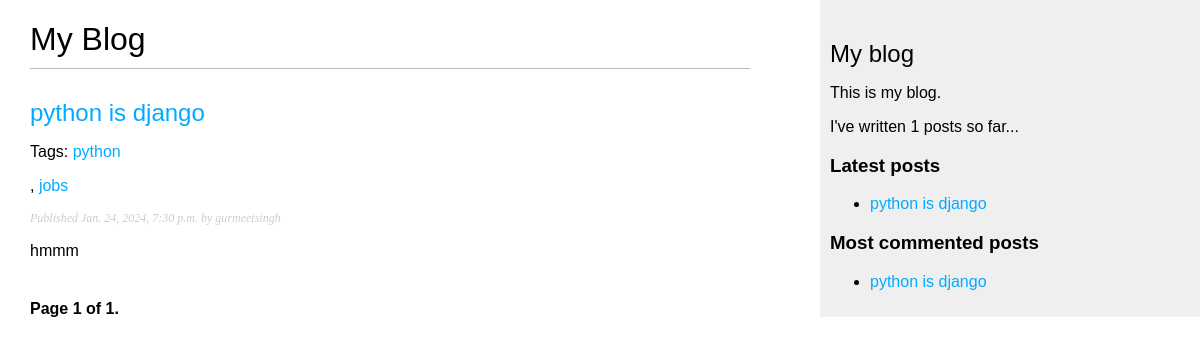
Page /blog/ on the earlier database version.
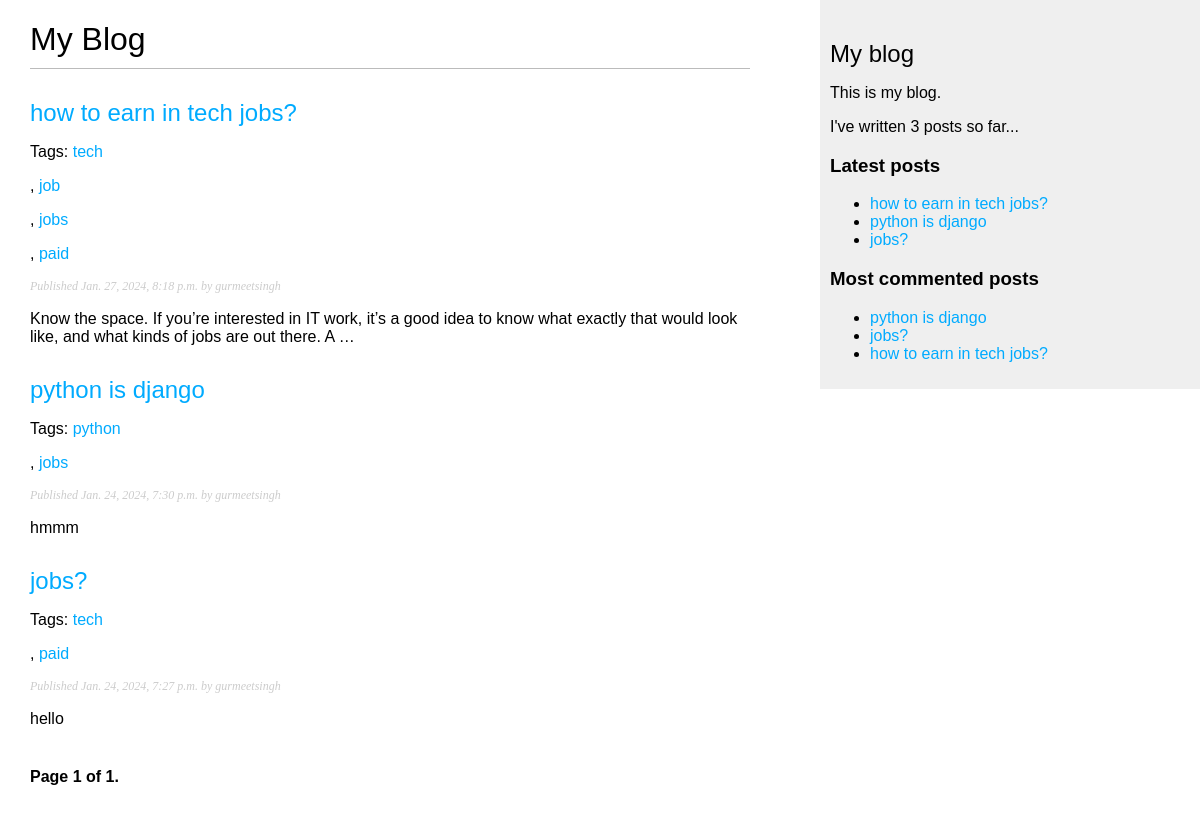
Same page on the later database version.
### blog/models.py (models this page shows, shortened)
class Post(models.Model):
    class Status(models.TextChoices):
            DRAFT = 'DF', 'Draft'
            PUBLISHED = 'PB', 'Published'
    title=models.CharField(max_length=250)
    slug=models.SlugField(max_length=250,unique_for_date='publish')
    author=models.ForeignKey(User,on_delete=models.CASCADE,related_name='blog_posts')
    body=models.TextField()
    publish=models.DateTimeField(default=timezone.now)
    created=models.DateTimeField(auto_now_add=True)
    updated=models.DateTimeField(auto_now=True)
    status = models.CharField(max_length=2,
                             choices=Status.choices,
                             default=Status.DRAFT)
    objects=models.Manager()
    published=PublishedManager()
    tags=TaggableManager()
    class Meta:
        ordering=['-publish']
        indexes=[
            models.Index(fields=['-publish']),
        ]
    def get_absolute_url(self):
         return reverse('blog:post_detail',args=[self.publish.year,
                                                 self.publish.month,
                                                 self.publish.day,
                                                 self.slug])

### blog/views.py (the view)
# urls.py: path('', views.post_list, name='post_list'),
def post_list(request, tag_slug=None):
 post_list = Post.published.all()
 tag = None
 if tag_slug:
    tag = get_object_or_404(Tag, slug=tag_slug)
    post_list = post_list.filter(tags__in=[tag])
 paginator = Paginator(post_list, 3)
 page_number = request.GET.get('page', 1)
 try:
    posts = paginator.page(page_number)
 except PageNotAnInteger:
    posts = paginator.page(1)
 except EmptyPage:
    posts = paginator.page(paginator.num_pages)
 return render(request,
 'blog/post/list.html',
 {'posts': posts,
 'tag': tag})

### blog/models.py (called while the page is built)
     def get_queryset(self):
          return super().get_queryset()\
            .filter(status=Post.Status.PUBLISHED)

### blog/templatetags/blog_tags.py (called while the page is built)
@register.simple_tag
def total_posts():
 return Post.published.count()

@register.inclusion_tag('blog/post/latest_posts.html')
def show_latest_posts(count=5):
 latest_posts=Post.published.order_by("-publish")[:count]
 return {'latest_posts':latest_posts}

@register.simple_tag
def get_most_commented_posts(count=5):
    return Post.published.annotate(total_comments=Count('comments')).order_by('-total_comments')[:count]

@register.filter(name='markdown')
def markdown_format(text):
 return mark_safe(markdown.markdown(text))

### blog/templates/blog/post/list.html (shortened to what this page needs)
{% extends "blog/base.html"%}
{% load blog_tags %}
{% block content %}
<h1>My Blog</h1>
{% for post in posts %}
<h2>
    <a href="{{post.get_absolute_url}}"> {{ post.title }} </a>
</h2>
<p class="tags">
    Tags:
    {% for tag in post.tags.all %}
    <a href="{% url 'blog:post_list_by_tag' tag.slug %}">
    {{tag.name}}
        </a>
    </p>
    {% if not forloop.last %}, {% endif %}
    {% endfor %}
<p class="date">Published {{ post.publish }} by {{ post.author }}</p>
{{ post.body|markdown|truncatewords_html:30 }}
{% endfor %}
{% include "pagination.html" with page=posts %}
{% endblock %}

### blog/templates/blog/base.html (shortened to what this page needs)
{% load blog_tags %}
{% load static %}
<!DOCTYPE html>
<html>
  <head>
    <link href="{% static 'css/blog.css' %}" rel="stylesheet">
  </head>
  <body>
    <div id="content">{% block content %} {% endblock %}</div>
    <div id="sidebar">
      <h2>My blog</h2>
      <p>This is my blog.</p>
      I've written {% total_posts %} posts so far...
      <h3>Latest posts</h3>
 {% show_latest_posts 3 %}
 <h3>Most commented posts</h3>
 {% get_most_commented_posts as most_commented_posts %}
 <ul>
 {% for post in most_commented_posts %}
 <li>
 <a href="{{ post.get_absolute_url }}">{{ post.title }}</a>
 </li>
 {% endfor %}
 </ul>
    </div>
  </body>
</html>

### blog/templates/blog/post/latest_posts.html
<ul>
    {% for post in latest_posts %}
    <li>
    <a href="{{ post.get_absolute_url }}">{{ post.title }}</a>
    </li>
    {% endfor %}
   </ul>

Differences in the rows shown:
added Post: title "how to earn in tech jobs?", publish "Jan. 27, 2024, 8:18 p.m.", author "gurmeetsingh", body "Know the space. If you’re interested in IT work, it’s a good idea to know what exactly that would look like, and what kinds of jobs are out there. A …", Tag (name "jobs")
now on this page (row unchanged): Tag: name "tech"
now on this page (row unchanged): Tag: name "job", shown under "how to earn in tech jobs?"
added Tag: name "paid"
now on this page (row edited): Post: title "jobs?", publish "Jan. 24, 2024, 7:27 p.m.", author "gurmeetsingh", body "hello"
Other differences:
text no longer shown: "1"
text now shown: "3"
